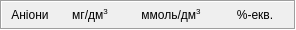
   <widget class="QFrame" name="frame_11">
    <property name="geometry">
     <rect>
      <x>815</x>
      <y>211</y>
      <width>296</width>
      <height>30</height>
     </rect>
    </property>
    <property name="frameShape">
     <enum>QFrame::Box</enum>
    </property>
    <property name="frameShadow">
     <enum>QFrame::Sunken</enum>
    </property>
    <widget class="QLabel" name="label_245">
     <property name="geometry">
      <rect>
       <x>55</x>
       <y>5</y>
       <width>70</width>
       <height>20</height>
      </rect>
     </property>
     <property name="text">
      <string>&lt;html&gt;&lt;head/&gt;&lt;body&gt;&lt;p&gt;мг/дм&lt;span style=&quot; vertical-align:super;&quot;&gt;3&lt;/span&gt;&lt;/p&gt;&lt;/body&gt;&lt;/html&gt;</string>
     </property>
     <property name="alignment">
      <set>Qt::AlignCenter</set>
     </property>
    </widget>
    <widget class="QLabel" name="label_246">
     <property name="geometry">
      <rect>
       <x>0</x>
       <y>5</y>
       <width>60</width>
       <height>20</height>
      </rect>
     </property>
     <property name="text">
      <string>Аніони</string>
     </property>
     <property name="alignment">
      <set>Qt::AlignCenter</set>
     </property>
    </widget>
    <widget class="QLabel" name="label_247">
     <property name="geometry">
      <rect>
       <x>136</x>
       <y>5</y>
       <width>70</width>
       <height>20</height>
      </rect>
     </property>
     <property name="text">
      <string>&lt;html&gt;&lt;head/&gt;&lt;body&gt;&lt;p&gt;ммоль/дм&lt;span style=&quot; vertical-align:super;&quot;&gt;3&lt;/span&gt;&lt;/p&gt;&lt;/body&gt;&lt;/html&gt;</string>
     </property>
     <property name="alignment">
      <set>Qt::AlignCenter</set>
     </property>
    </widget>
    <widget class="QLabel" name="label_248">
     <property name="geometry">
      <rect>
       <x>220</x>
       <y>5</y>
       <width>70</width>
       <height>20</height>
      </rect>
     </property>
     <property name="text">
      <string>%-екв.</string>
     </property>
     <property name="alignment">
      <set>Qt::AlignCenter</set>
     </property>
    </widget>
   </widget>
